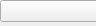
          <widget class="QWidget" name="tabColorMapping">
           <property name="geometry">
            <rect>
             <x>0</x>
             <y>0</y>
             <width>96</width>
             <height>26</height>
            </rect>
           </property>
           <attribute name="label">
            <string>Color mapping</string>
           </attribute>
           <widget class="QGroupBox" name="groupBoxColorMap1">
            <property name="geometry">
             <rect>
              <x>0</x>
              <y>30</y>
              <width>251</width>
              <height>161</height>
             </rect>
            </property>
            <property name="title">
             <string>Mapping</string>
            </property>
            <widget class="QWidget" name="layoutWidget_B">
             <property name="geometry">
              <rect>
               <x>10</x>
               <y>20</y>
               <width>235</width>
               <height>136</height>
              </rect>
             </property>
             <layout class="QVBoxLayout" name="verticalLayout_3">
              <item>
               <layout class="QGridLayout" name="gridLayout_5">
                <item row="0" column="0">
                 <widget class="QLabel" name="labelMappingMethod">
                  <property name="text">
                   <string>Mapping method</string>
                  </property>
                 </widget>
                </item>
                <item row="0" column="1">
                 <widget class="QComboBox" name="comboBoxMappingMethod">
                  <property name="enabled">
                   <bool>true</bool>
                  </property>
                 </widget>
                </item>
                <item row="1" column="0">
                 <widget class="QLabel" name="labelMinValue">
                  <property name="text">
                   <string>Minimal value</string>
                  </property>
                 </widget>
                </item>
                <item row="1" column="1">
                 <widget class="QDoubleSpinBox" name="doubleSpinBoxMin">
                  <property name="enabled">
                   <bool>true</bool>
                  </property>
                  <property name="locale">
                   <locale language="English" country="UnitedStates"/>
                  </property>
                  <property name="decimals">
                   <number>3</number>
                  </property>
                  <property name="minimum">
                   <double>-500.000000000000000</double>
                  </property>
                  <property name="maximum">
                   <double>500.000000000000000</double>
                  </property>
                  <property name="singleStep">
                   <double>0.010000000000000</double>
                  </property>
                 </widget>
                </item>
                <item row="2" column="0">
                 <widget class="QLabel" name="labelMappingMethod_3">
                  <property name="text">
                   <string>Maximal value</string>
                  </property>
                 </widget>
                </item>
                <item row="2" column="1">
                 <widget class="QDoubleSpinBox" name="doubleSpinBoxMax">
                  <property name="enabled">
                   <bool>true</bool>
                  </property>
                  <property name="locale">
                   <locale language="English" country="UnitedStates"/>
                  </property>
                  <property name="decimals">
                   <number>3</number>
                  </property>
                  <property name="maximum">
                   <double>50000.000000000000000</double>
                  </property>
                  <property name="singleStep">
                   <double>0.010000000000000</double>
                  </property>
                  <property name="value">
                   <double>1.000000000000000</double>
                  </property>
                 </widget>
                </item>
               </layout>
              </item>
              <item>
               <widget class="QPushButton" name="pushButtonRescale">
                <property name="enabled">
                 <bool>true</bool>
                </property>
                <property name="text">
                 <string>Rescale</string>
                </property>
               </widget>
              </item>
             </layout>
            </widget>
           </widget>
           <widget class="QGroupBox" name="groupBoxColorMap2">
            <property name="geometry">
             <rect>
              <x>0</x>
              <y>200</y>
              <width>251</width>
              <height>121</height>
             </rect>
            </property>
            <property name="title">
             <string>Color map</string>
            </property>
            <widget class="QWidget" name="layoutWidget_C">
             <property name="geometry">
              <rect>
               <x>10</x>
               <y>20</y>
               <width>231</width>
               <height>94</height>
              </rect>
             </property>
             <layout class="QGridLayout" name="gridLayout_2">
              <item row="1" column="0">
               <widget class="QLabel" name="labelNumberOfBands">
                <property name="text">
                 <string>Number of colors</string>
                </property>
               </widget>
              </item>
              <item row="1" column="1">
               <widget class="QSpinBox" name="spinBoxNumberOfColors">
                <property name="enabled">
                 <bool>true</bool>
                </property>
                <property name="minimum">
                 <number>1</number>
                </property>
                <property name="maximum">
                 <number>1024</number>
                </property>
                <property name="value">
                 <number>512</number>
                </property>
               </widget>
              </item>
              <item row="0" column="1">
               <widget class="QComboBox" name="comboBoxScalarColoring">
                <property name="enabled">
                 <bool>true</bool>
                </property>
                <property name="toolTip">
                 <string>shortcuts: 1, 2, 3, 4</string>
                </property>
               </widget>
              </item>
              <item row="0" column="0">
               <widget class="QLabel" name="labelScalarColoring">
                <property name="text">
                 <string>Color map</string>
                </property>
               </widget>
              </item>
              <item row="2" column="0">
               <widget class="QCheckBox" name="checkBoxReverseColorMap">
                <property name="enabled">
                 <bool>true</bool>
                </property>
                <property name="toolTip">
                 <string>shortcut: r</string>
                </property>
                <property name="text">
                 <string>Reverse colors</string>
                </property>
               </widget>
              </item>
             </layout>
            </widget>
           </widget>
           <widget class="QGroupBox" name="groupBoxColorMap3">
            <property name="geometry">
             <rect>
              <x>0</x>
              <y>330</y>
              <width>251</width>
              <height>151</height>
             </rect>
            </property>
            <property name="title">
             <string>Adjust coloring</string>
            </property>
            <widget class="QWidget" name="layoutWidget_D">
             <property name="geometry">
              <rect>
               <x>10</x>
               <y>20</y>
               <width>231</width>
               <height>140</height>
              </rect>
             </property>
             <layout class="QGridLayout" name="gridLayout_6">
              <item row="0" column="0">
               <widget class="QLabel" name="labelHue">
                <property name="text">
                 <string>Hue</string>
                </property>
               </widget>
              </item>
              <item row="0" column="1">
               <widget class="QSlider" name="horizontalSliderHue">
                <property name="enabled">
                 <bool>true</bool>
                </property>
                <property name="minimum">
                 <number>-10</number>
                </property>
                <property name="maximum">
                 <number>10</number>
                </property>
                <property name="pageStep">
                 <number>2</number>
                </property>
                <property name="orientation">
                 <enum>Qt::Horizontal</enum>
                </property>
                <property name="tickPosition">
                 <enum>QSlider::TicksBelow</enum>
                </property>
               </widget>
              </item>
              <item row="1" column="0">
               <widget class="QLabel" name="labelSaturation">
                <property name="text">
                 <string>Saturation</string>
                </property>
               </widget>
              </item>
              <item row="1" column="1">
               <widget class="QSlider" name="horizontalSliderSat">
                <property name="enabled">
                 <bool>true</bool>
                </property>
                <property name="minimum">
                 <number>-10</number>
                </property>
                <property name="maximum">
                 <number>10</number>
                </property>
                <property name="pageStep">
                 <number>2</number>
                </property>
                <property name="orientation">
                 <enum>Qt::Horizontal</enum>
                </property>
                <property name="tickPosition">
                 <enum>QSlider::TicksBelow</enum>
                </property>
               </widget>
              </item>
              <item row="2" column="0">
               <widget class="QLabel" name="labelValue">
                <property name="text">
                 <string>Value</string>
                </property>
               </widget>
              </item>
              <item row="2" column="1">
               <widget class="QSlider" name="horizontalSliderVal">
                <property name="enabled">
                 <bool>true</bool>
                </property>
                <property name="minimum">
                 <number>-10</number>
                </property>
                <property name="maximum">
                 <number>10</number>
                </property>
                <property name="pageStep">
                 <number>2</number>
                </property>
                <property name="orientation">
                 <enum>Qt::Horizontal</enum>
                </property>
                <property name="tickPosition">
                 <enum>QSlider::TicksBelow</enum>
                </property>
               </widget>
              </item>
              <item row="3" column="0">
               <widget class="QLabel" name="labelTransparency">
                <property name="text">
                 <string>Transparency</string>
                </property>
               </widget>
              </item>
              <item row="3" column="1">
               <widget class="QSlider" name="horizontalSliderAlpha">
                <property name="enabled">
                 <bool>true</bool>
                </property>
                <property name="minimum">
                 <number>1</number>
                </property>
                <property name="maximum">
                 <number>20</number>
                </property>
                <property name="pageStep">
                 <number>2</number>
                </property>
                <property name="value">
                 <number>4</number>
                </property>
                <property name="orientation">
                 <enum>Qt::Horizontal</enum>
                </property>
                <property name="tickPosition">
                 <enum>QSlider::TicksBelow</enum>
                </property>
               </widget>
              </item>
             </layout>
            </widget>
           </widget>
           <widget class="QComboBox" name="comboBoxColorMapSource">
            <property name="geometry">
             <rect>
              <x>0</x>
              <y>0</y>
              <width>251</width>
              <height>22</height>
             </rect>
            </property>
            <property name="toolTip">
             <string>shortcuts: Ctrl+S, Ctrl+G, Ctrl+I</string>
            </property>
           </widget>
          </widget>
